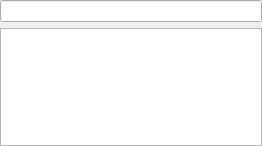
<?xml version="1.0" encoding="UTF-8"?>
<ui version="4.0">
 <class>ItemView</class>
 <widget class="QWidget" name="ItemView">
  <property name="geometry">
   <rect>
    <x>0</x>
    <y>0</y>
    <width>262</width>
    <height>146</height>
   </rect>
  </property>
  <property name="windowTitle">
   <string>Form</string>
  </property>
  <layout class="QGridLayout" name="gridLayout">
   <property name="margin">
    <number>0</number>
   </property>
   <item row="0" column="0">
    <widget class="QStackedWidget" name="stackedWidget">
     <property name="currentIndex">
      <number>0</number>
     </property>
     <widget class="QWidget" name="page">
      <layout class="QVBoxLayout" name="treeLayout">
       <property name="margin">
        <number>0</number>
       </property>
       <item>
        <widget class="LineEdit" name="treeSearch">
         <property name="toolTip">
          <string/>
         </property>
        </widget>
       </item>
       <item>
        <widget class="TreeView" name="treeView"/>
       </item>
      </layout>
     </widget>
     <widget class="QWidget" name="page_2">
      <layout class="QGridLayout" name="listLayout">
       <property name="margin">
        <number>0</number>
       </property>
       <item row="0" column="0">
        <widget class="ToolButton" name="backButton"/>
       </item>
       <item row="0" column="1">
        <widget class="LineEdit" name="listSearch">
         <property name="toolTip">
          <string/>
         </property>
        </widget>
       </item>
       <item row="1" column="0" colspan="2">
        <widget class="ListView" name="listView"/>
       </item>
      </layout>
     </widget>
    </widget>
   </item>
  </layout>
 </widget>
 <customwidgets>
  <customwidget>
   <class>ToolButton</class>
   <extends>QToolButton</extends>
   <header>toolbutton.h</header>
  </customwidget>
  <customwidget>
   <class>LineEdit</class>
   <extends>QLineEdit</extends>
   <header>lineedit.h</header>
  </customwidget>
  <customwidget>
   <class>TreeView</class>
   <extends>QTreeView</extends>
   <header>treeview.h</header>
  </customwidget>
  <customwidget>
   <class>ListView</class>
   <extends>QListView</extends>
   <header>listview.h</header>
  </customwidget>
 </customwidgets>
 <resources/>
 <connections/>
</ui>
